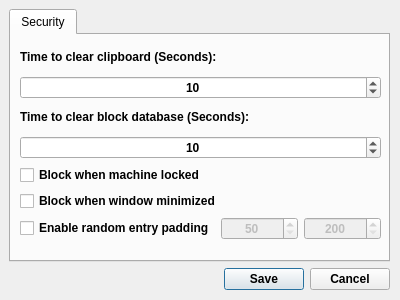
<?xml version="1.0" encoding="UTF-8"?>
<ui version="4.0">
 <class>DatabaseSettings</class>
 <widget class="QDialog" name="DatabaseSettings">
  <property name="geometry">
   <rect>
    <x>0</x>
    <y>0</y>
    <width>400</width>
    <height>300</height>
   </rect>
  </property>
  <property name="minimumSize">
   <size>
    <width>400</width>
    <height>300</height>
   </size>
  </property>
  <property name="maximumSize">
   <size>
    <width>400</width>
    <height>300</height>
   </size>
  </property>
  <property name="windowTitle">
   <string>Database Settings</string>
  </property>
  <widget class="QWidget" name="layoutWidget">
   <property name="geometry">
    <rect>
     <x>9</x>
     <y>9</y>
     <width>381</width>
     <height>281</height>
    </rect>
   </property>
   <layout class="QVBoxLayout" name="verticalLayout">
    <item>
     <widget class="QTabWidget" name="TabWidget">
      <property name="currentIndex">
       <number>0</number>
      </property>
      <widget class="QWidget" name="SecurityTab">
       <attribute name="title">
        <string>Security</string>
       </attribute>
       <widget class="QWidget" name="layoutWidget">
        <property name="geometry">
         <rect>
          <x>9</x>
          <y>9</y>
          <width>361</width>
          <height>196</height>
         </rect>
        </property>
        <layout class="QVBoxLayout" name="verticalLayout_2">
         <item>
          <widget class="QLabel" name="TimeToClearClipboardLabel">
           <property name="font">
            <font>
             <pointsize>9</pointsize>
             <bold>true</bold>
            </font>
           </property>
           <property name="text">
            <string>Time to clear clipboard (Seconds):</string>
           </property>
           <property name="alignment">
            <set>Qt::AlignmentFlag::AlignLeading|Qt::AlignmentFlag::AlignLeft|Qt::AlignmentFlag::AlignVCenter</set>
           </property>
          </widget>
         </item>
         <item>
          <widget class="QSpinBox" name="TimeToClearClipboardSpinBox">
           <property name="font">
            <font>
             <bold>true</bold>
            </font>
           </property>
           <property name="alignment">
            <set>Qt::AlignmentFlag::AlignCenter</set>
           </property>
           <property name="minimum">
            <number>5</number>
           </property>
           <property name="maximum">
            <number>120</number>
           </property>
           <property name="value">
            <number>10</number>
           </property>
          </widget>
         </item>
         <item>
          <widget class="QLabel" name="TimeToBlockLabel">
           <property name="font">
            <font>
             <pointsize>9</pointsize>
             <bold>true</bold>
            </font>
           </property>
           <property name="text">
            <string>&lt;html&gt;&lt;head/&gt;&lt;body&gt;&lt;p&gt;Time to clear block database (Seconds):&lt;/p&gt;&lt;/body&gt;&lt;/html&gt;</string>
           </property>
           <property name="alignment">
            <set>Qt::AlignmentFlag::AlignLeading|Qt::AlignmentFlag::AlignLeft|Qt::AlignmentFlag::AlignVCenter</set>
           </property>
          </widget>
         </item>
         <item>
          <widget class="QSpinBox" name="TimeToBlockSpinBox">
           <property name="font">
            <font>
             <bold>true</bold>
            </font>
           </property>
           <property name="alignment">
            <set>Qt::AlignmentFlag::AlignCenter</set>
           </property>
           <property name="minimum">
            <number>5</number>
           </property>
           <property name="maximum">
            <number>120</number>
           </property>
           <property name="value">
            <number>10</number>
           </property>
          </widget>
         </item>
         <item>
          <widget class="QCheckBox" name="BlockWhenMachineLockedCheckBox">
           <property name="font">
            <font>
             <bold>true</bold>
            </font>
           </property>
           <property name="layoutDirection">
            <enum>Qt::LayoutDirection::LeftToRight</enum>
           </property>
           <property name="text">
            <string>Block when machine locked</string>
           </property>
           <property name="checked">
            <bool>false</bool>
           </property>
          </widget>
         </item>
         <item>
          <widget class="QCheckBox" name="BlockWhenMinimizedCheckBox">
           <property name="font">
            <font>
             <bold>true</bold>
            </font>
           </property>
           <property name="text">
            <string>Block when window minimized</string>
           </property>
          </widget>
         </item>
         <item>
          <layout class="QHBoxLayout" name="horizontalLayout">
           <item>
            <widget class="QCheckBox" name="EnableEntryPaddingCheckBox">
             <property name="enabled">
              <bool>true</bool>
             </property>
             <property name="font">
              <font>
               <bold>true</bold>
              </font>
             </property>
             <property name="text">
              <string>Enable random entry padding</string>
             </property>
             <property name="checked">
              <bool>false</bool>
             </property>
            </widget>
           </item>
           <item>
            <widget class="QSpinBox" name="RandomEntryPaddingMinSpinBox">
             <property name="enabled">
              <bool>false</bool>
             </property>
             <property name="font">
              <font>
               <bold>true</bold>
              </font>
             </property>
             <property name="alignment">
              <set>Qt::AlignmentFlag::AlignCenter</set>
             </property>
             <property name="minimum">
              <number>50</number>
             </property>
             <property name="maximum">
              <number>500</number>
             </property>
             <property name="value">
              <number>50</number>
             </property>
            </widget>
           </item>
           <item>
            <widget class="QSpinBox" name="RandomEntryPaddingMaxSpinBox">
             <property name="enabled">
              <bool>false</bool>
             </property>
             <property name="font">
              <font>
               <bold>true</bold>
              </font>
             </property>
             <property name="alignment">
              <set>Qt::AlignmentFlag::AlignCenter</set>
             </property>
             <property name="minimum">
              <number>200</number>
             </property>
             <property name="maximum">
              <number>2000</number>
             </property>
             <property name="value">
              <number>200</number>
             </property>
            </widget>
           </item>
          </layout>
         </item>
        </layout>
       </widget>
      </widget>
     </widget>
    </item>
    <item>
     <layout class="QHBoxLayout" name="BottomLayout">
      <item>
       <spacer name="horizontalSpacer">
        <property name="orientation">
         <enum>Qt::Orientation::Horizontal</enum>
        </property>
        <property name="sizeHint" stdset="0">
         <size>
          <width>40</width>
          <height>20</height>
         </size>
        </property>
       </spacer>
      </item>
      <item>
       <widget class="QPushButton" name="SavePushButton">
        <property name="enabled">
         <bool>true</bool>
        </property>
        <property name="sizePolicy">
         <sizepolicy hsizetype="Maximum" vsizetype="Fixed">
          <horstretch>0</horstretch>
          <verstretch>0</verstretch>
         </sizepolicy>
        </property>
        <property name="font">
         <font>
          <bold>true</bold>
         </font>
        </property>
        <property name="text">
         <string>Save</string>
        </property>
        <property name="icon">
         <iconset theme="QIcon::ThemeIcon::DocumentSave"/>
        </property>
       </widget>
      </item>
      <item>
       <widget class="QPushButton" name="CancelPushButton">
        <property name="sizePolicy">
         <sizepolicy hsizetype="Maximum" vsizetype="Fixed">
          <horstretch>0</horstretch>
          <verstretch>0</verstretch>
         </sizepolicy>
        </property>
        <property name="font">
         <font>
          <bold>true</bold>
         </font>
        </property>
        <property name="text">
         <string>Cancel</string>
        </property>
        <property name="icon">
         <iconset theme="QIcon::ThemeIcon::ApplicationExit"/>
        </property>
       </widget>
      </item>
     </layout>
    </item>
   </layout>
  </widget>
 </widget>
 <resources/>
 <connections/>
</ui>
